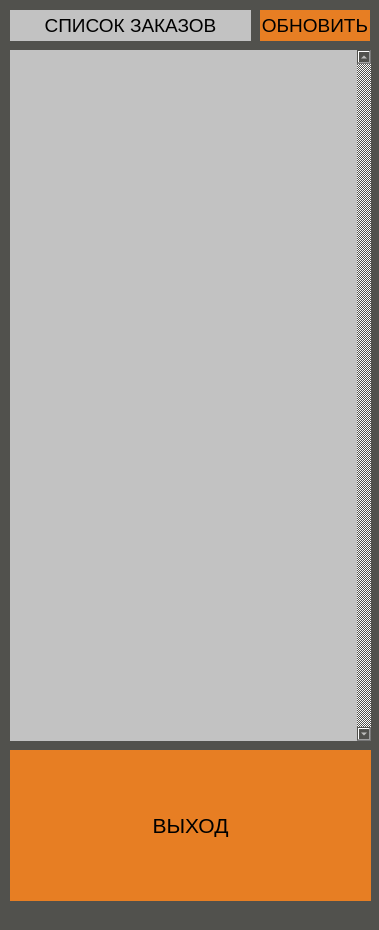
<?xml version="1.0" encoding="UTF-8"?>
<ui version="4.0">
 <class>MainWindow</class>
 <widget class="QMainWindow" name="MainWindow">
  <property name="geometry">
   <rect>
    <x>0</x>
    <y>0</y>
    <width>379</width>
    <height>930</height>
   </rect>
  </property>
  <property name="windowTitle">
   <string>Order</string>
  </property>
  <property name="styleSheet">
   <string notr="true">background-color: rgb(81, 81, 77);
color:white;</string>
  </property>
  <widget class="QWidget" name="centralwidget">
   <widget class="QPushButton" name="ExitButton">
    <property name="geometry">
     <rect>
      <x>10</x>
      <y>750</y>
      <width>361</width>
      <height>151</height>
     </rect>
    </property>
    <property name="focusPolicy">
     <enum>Qt::NoFocus</enum>
    </property>
    <property name="toolTip">
     <string notr="true"/>
    </property>
    <property name="statusTip">
     <string notr="true"/>
    </property>
    <property name="whatsThis">
     <string notr="true"/>
    </property>
    <property name="accessibleName">
     <string notr="true"/>
    </property>
    <property name="accessibleDescription">
     <string notr="true"/>
    </property>
    <property name="styleSheet">
     <string notr="true">border-style: outset;
font: 16pt;
color:black;
 text-align: center;
 background-color: rgb(231, 126, 35);
</string>
    </property>
    <property name="text">
     <string>ВЫХОД</string>
    </property>
   </widget>
   <widget class="QListWidget" name="listWidget">
    <property name="geometry">
     <rect>
      <x>10</x>
      <y>50</y>
      <width>361</width>
      <height>691</height>
     </rect>
    </property>
    <property name="palette">
     <palette>
      <active>
       <colorrole role="WindowText">
        <brush brushstyle="SolidPattern">
         <color alpha="255">
          <red>0</red>
          <green>0</green>
          <blue>0</blue>
         </color>
        </brush>
       </colorrole>
       <colorrole role="Button">
        <brush brushstyle="SolidPattern">
         <color alpha="255">
          <red>194</red>
          <green>194</green>
          <blue>194</blue>
         </color>
        </brush>
       </colorrole>
       <colorrole role="Text">
        <brush brushstyle="SolidPattern">
         <color alpha="255">
          <red>0</red>
          <green>0</green>
          <blue>0</blue>
         </color>
        </brush>
       </colorrole>
       <colorrole role="ButtonText">
        <brush brushstyle="SolidPattern">
         <color alpha="255">
          <red>0</red>
          <green>0</green>
          <blue>0</blue>
         </color>
        </brush>
       </colorrole>
       <colorrole role="Base">
        <brush brushstyle="SolidPattern">
         <color alpha="255">
          <red>194</red>
          <green>194</green>
          <blue>194</blue>
         </color>
        </brush>
       </colorrole>
       <colorrole role="Window">
        <brush brushstyle="SolidPattern">
         <color alpha="255">
          <red>194</red>
          <green>194</green>
          <blue>194</blue>
         </color>
        </brush>
       </colorrole>
      </active>
      <inactive>
       <colorrole role="WindowText">
        <brush brushstyle="SolidPattern">
         <color alpha="255">
          <red>0</red>
          <green>0</green>
          <blue>0</blue>
         </color>
        </brush>
       </colorrole>
       <colorrole role="Button">
        <brush brushstyle="SolidPattern">
         <color alpha="255">
          <red>194</red>
          <green>194</green>
          <blue>194</blue>
         </color>
        </brush>
       </colorrole>
       <colorrole role="Text">
        <brush brushstyle="SolidPattern">
         <color alpha="255">
          <red>0</red>
          <green>0</green>
          <blue>0</blue>
         </color>
        </brush>
       </colorrole>
       <colorrole role="ButtonText">
        <brush brushstyle="SolidPattern">
         <color alpha="255">
          <red>0</red>
          <green>0</green>
          <blue>0</blue>
         </color>
        </brush>
       </colorrole>
       <colorrole role="Base">
        <brush brushstyle="SolidPattern">
         <color alpha="255">
          <red>194</red>
          <green>194</green>
          <blue>194</blue>
         </color>
        </brush>
       </colorrole>
       <colorrole role="Window">
        <brush brushstyle="SolidPattern">
         <color alpha="255">
          <red>194</red>
          <green>194</green>
          <blue>194</blue>
         </color>
        </brush>
       </colorrole>
      </inactive>
      <disabled>
       <colorrole role="WindowText">
        <brush brushstyle="SolidPattern">
         <color alpha="255">
          <red>0</red>
          <green>0</green>
          <blue>0</blue>
         </color>
        </brush>
       </colorrole>
       <colorrole role="Button">
        <brush brushstyle="SolidPattern">
         <color alpha="255">
          <red>194</red>
          <green>194</green>
          <blue>194</blue>
         </color>
        </brush>
       </colorrole>
       <colorrole role="Text">
        <brush brushstyle="SolidPattern">
         <color alpha="255">
          <red>0</red>
          <green>0</green>
          <blue>0</blue>
         </color>
        </brush>
       </colorrole>
       <colorrole role="ButtonText">
        <brush brushstyle="SolidPattern">
         <color alpha="255">
          <red>0</red>
          <green>0</green>
          <blue>0</blue>
         </color>
        </brush>
       </colorrole>
       <colorrole role="Base">
        <brush brushstyle="SolidPattern">
         <color alpha="255">
          <red>194</red>
          <green>194</green>
          <blue>194</blue>
         </color>
        </brush>
       </colorrole>
       <colorrole role="Window">
        <brush brushstyle="SolidPattern">
         <color alpha="255">
          <red>194</red>
          <green>194</green>
          <blue>194</blue>
         </color>
        </brush>
       </colorrole>
      </disabled>
     </palette>
    </property>
    <property name="font">
     <font>
      <pointsize>20</pointsize>
      <weight>50</weight>
      <italic>false</italic>
      <bold>false</bold>
     </font>
    </property>
    <property name="focusPolicy">
     <enum>Qt::NoFocus</enum>
    </property>
    <property name="contextMenuPolicy">
     <enum>Qt::NoContextMenu</enum>
    </property>
    <property name="toolTip">
     <string notr="true"/>
    </property>
    <property name="statusTip">
     <string notr="true"/>
    </property>
    <property name="whatsThis">
     <string notr="true"/>
    </property>
    <property name="accessibleName">
     <string notr="true"/>
    </property>
    <property name="accessibleDescription">
     <string notr="true"/>
    </property>
    <property name="autoFillBackground">
     <bool>false</bool>
    </property>
    <property name="styleSheet">
     <string notr="true">background-color: rgb(194, 194, 194);
color:black;
font: 20pt;</string>
    </property>
    <property name="frameShape">
     <enum>QFrame::NoFrame</enum>
    </property>
    <property name="frameShadow">
     <enum>QFrame::Plain</enum>
    </property>
    <property name="lineWidth">
     <number>0</number>
    </property>
    <property name="verticalScrollBarPolicy">
     <enum>Qt::ScrollBarAlwaysOn</enum>
    </property>
    <property name="horizontalScrollBarPolicy">
     <enum>Qt::ScrollBarAlwaysOff</enum>
    </property>
    <property name="alternatingRowColors">
     <bool>true</bool>
    </property>
    <property name="selectionMode">
     <enum>QAbstractItemView::NoSelection</enum>
    </property>
    <property name="iconSize">
     <size>
      <width>0</width>
      <height>0</height>
     </size>
    </property>
    <property name="textElideMode">
     <enum>Qt::ElideLeft</enum>
    </property>
    <property name="movement">
     <enum>QListView::Static</enum>
    </property>
    <property name="flow">
     <enum>QListView::TopToBottom</enum>
    </property>
    <property name="isWrapping" stdset="0">
     <bool>false</bool>
    </property>
    <property name="layoutMode">
     <enum>QListView::Batched</enum>
    </property>
    <property name="spacing">
     <number>0</number>
    </property>
    <property name="gridSize">
     <size>
      <width>0</width>
      <height>80</height>
     </size>
    </property>
    <property name="viewMode">
     <enum>QListView::ListMode</enum>
    </property>
    <property name="uniformItemSizes">
     <bool>false</bool>
    </property>
    <property name="batchSize">
     <number>30</number>
    </property>
    <property name="wordWrap">
     <bool>true</bool>
    </property>
    <property name="selectionRectVisible">
     <bool>false</bool>
    </property>
    <property name="currentRow">
     <number>-1</number>
    </property>
    <property name="sortingEnabled">
     <bool>false</bool>
    </property>
   </widget>
   <widget class="QLabel" name="label">
    <property name="geometry">
     <rect>
      <x>10</x>
      <y>10</y>
      <width>241</width>
      <height>31</height>
     </rect>
    </property>
    <property name="styleSheet">
     <string notr="true">background-color: rgb(194, 194, 194);
color:black;
font: 14pt;</string>
    </property>
    <property name="text">
     <string>&lt;html&gt;&lt;head/&gt;&lt;body&gt;&lt;p align=&quot;center&quot;&gt;СПИСОК ЗАКАЗОВ&lt;/p&gt;&lt;/body&gt;&lt;/html&gt;</string>
    </property>
   </widget>
   <widget class="QPushButton" name="RefButton">
    <property name="geometry">
     <rect>
      <x>260</x>
      <y>10</y>
      <width>110</width>
      <height>31</height>
     </rect>
    </property>
    <property name="focusPolicy">
     <enum>Qt::NoFocus</enum>
    </property>
    <property name="toolTip">
     <string notr="true"/>
    </property>
    <property name="statusTip">
     <string notr="true"/>
    </property>
    <property name="whatsThis">
     <string notr="true"/>
    </property>
    <property name="accessibleName">
     <string notr="true"/>
    </property>
    <property name="accessibleDescription">
     <string notr="true"/>
    </property>
    <property name="styleSheet">
     <string notr="true">border-style: outset;
font: 14pt;
color:black;
 text-align: center;
 background-color: rgb(231, 126, 35);
</string>
    </property>
    <property name="text">
     <string>ОБНОВИТЬ</string>
    </property>
   </widget>
  </widget>
  <widget class="QStatusBar" name="statusBar"/>
 </widget>
 <resources/>
 <connections/>
</ui>
